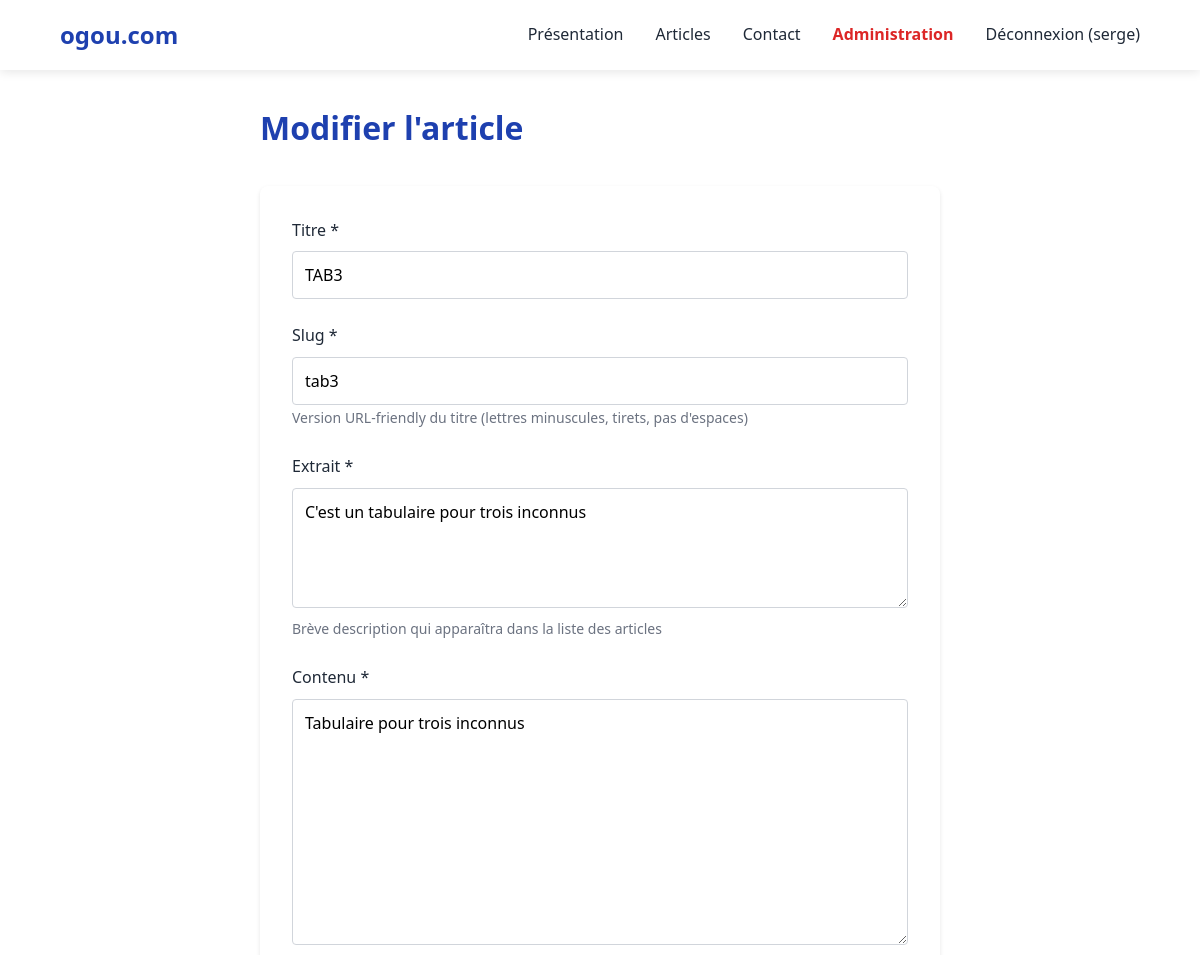
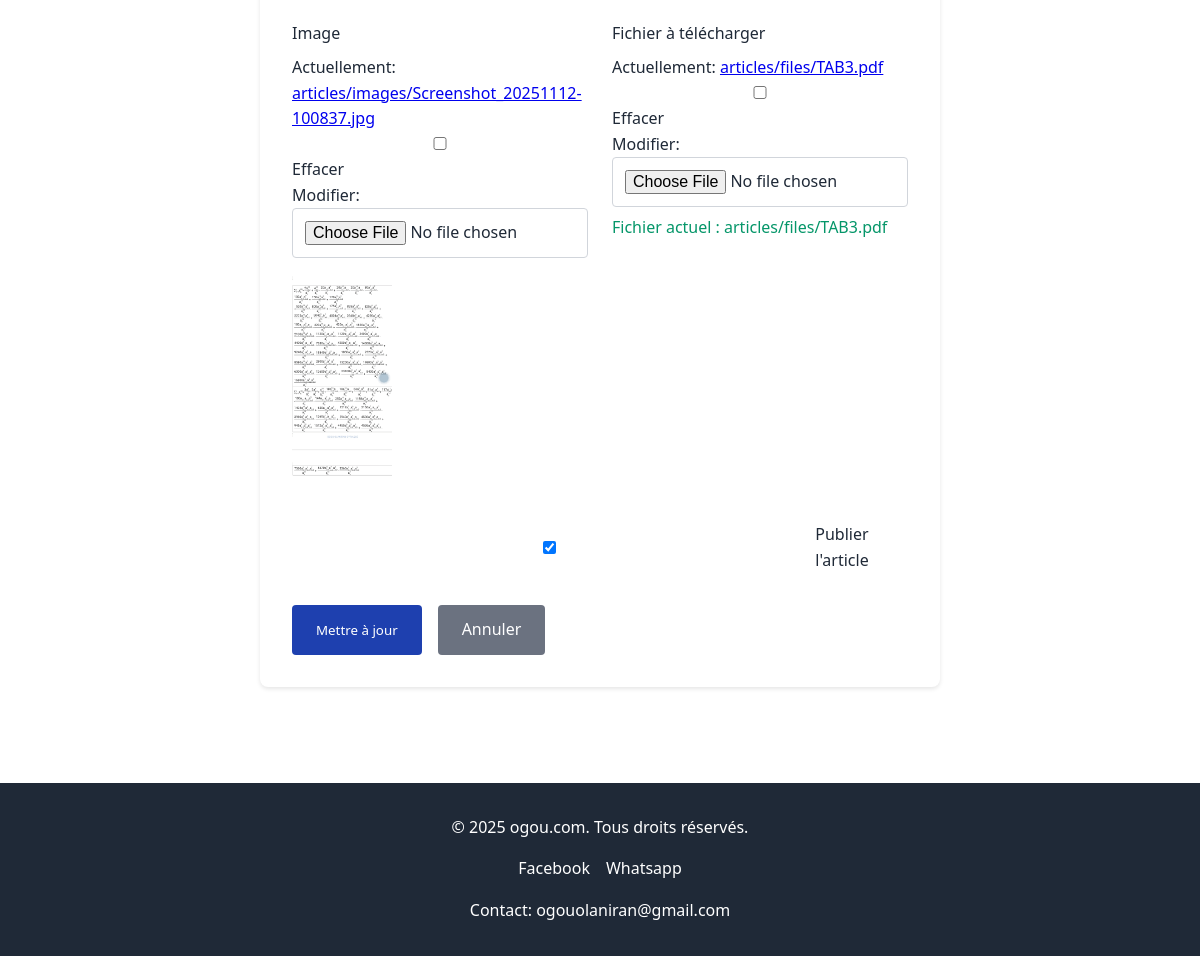
/dashboard/article/10/edit/ (signed in), run on the app's committed database (2 pictures, top to bottom).
### blog/models.py (models this page shows, shortened)
class Article(models.Model):
    title = models.CharField(max_length=200, verbose_name="Titre")
    slug = models.SlugField(unique=True)
    content = models.TextField(verbose_name="Contenu")
    excerpt = models.TextField(max_length=500, verbose_name="Extrait")
    image = models.ImageField(upload_to='articles/images/', blank=True, null=True, verbose_name="Image")
    file = models.FileField(upload_to='articles/files/', blank=True, null=True, verbose_name="Fichier à télécharger")
    created_at = models.DateTimeField(auto_now_add=True, verbose_name="Date de création")
    updated_at = models.DateTimeField(auto_now=True, verbose_name="Date de modification")
    is_published = models.BooleanField(default=True, verbose_name="Publié")
    class Meta:
        verbose_name = "Article"
        verbose_name_plural = "Articles"
        ordering = ['-created_at']

### blog/views.py (the view)
# urls.py: path('dashboard/article/<int:article_id>/edit/', views.admin_article_edit, name='admin_article_edit'),
@login_required
def admin_article_edit(request, article_id):
    article = get_object_or_404(Article, id=article_id)
    if request.method == 'POST':
        form = ArticleForm(request.POST, request.FILES, instance=article)
        if form.is_valid():
            form.save()
            messages.success(request, "Article modifié avec succès!")
            return redirect('admin_dashboard')
    else:
        form = ArticleForm(instance=article)
    context = {'form': form, 'article': article}
    return render(request, 'blog/admin/article_form.html', context)

### blog/forms.py
class ArticleForm(forms.ModelForm):
    class Meta:
        model = Article
        fields = ['title', 'slug', 'content', 'excerpt', 'image', 'file', 'is_published']
        widgets = {
            'title': forms.TextInput(attrs={'class': 'form-control'}),
            'slug': forms.TextInput(attrs={'class': 'form-control'}),
            'content': forms.Textarea(attrs={'class': 'form-control', 'rows': 10}),
            'excerpt': forms.Textarea(attrs={'class': 'form-control', 'rows': 3}),
        }

### blog/templates/blog/admin/article_form.html (shortened to what this page needs)
{% extends 'base.html' %}
{% load static %}
{% block content %}
<div style="max-width: 800px; margin: 0 auto; padding: 2rem 5%;">
    <h1 style="color: #1e40af; margin-bottom: 2rem;">
        {% if article %}Modifier l'article{% else %}Créer un nouvel article{% endif %}
    </h1>
    <div style="background: white; padding: 2rem; border-radius: 8px; box-shadow: 0 2px 4px rgba(0,0,0,0.1);">
        <form method="POST" enctype="multipart/form-data">
            <div style="margin-bottom: 1.5rem;">
                <label style="display: block; margin-bottom: 0.5rem; font-weight: 500;">Titre *</label>
                {{ form.title }}
            </div>
            <div style="margin-bottom: 1.5rem;">
                <label style="display: block; margin-bottom: 0.5rem; font-weight: 500;">Slug *</label>
                {{ form.slug }}
                <small style="color: #6b7280; font-size: 0.875rem;">
                    Version URL-friendly du titre (lettres minuscules, tirets, pas d'espaces)
                </small>
            </div>
            <div style="margin-bottom: 1.5rem;">
                <label style="display: block; margin-bottom: 0.5rem; font-weight: 500;">Extrait *</label>
                {{ form.excerpt }}
                <small style="color: #6b7280; font-size: 0.875rem;">
                    Brève description qui apparaîtra dans la liste des articles
                </small>
            </div>
            <div style="margin-bottom: 1.5rem;">
                <label style="display: block; margin-bottom: 0.5rem; font-weight: 500;">Contenu *</label>
                {{ form.content }}
            </div>
            <div style="display: grid; grid-template-columns: 1fr 1fr; gap: 1.5rem; margin-bottom: 1.5rem;">
                <div>
                    <label style="display: block; margin-bottom: 0.5rem; font-weight: 500;">Image</label>
                    {{ form.image }}
                    {% if article and article.image %}
                    <div style="margin-top: 0.5rem;">
                        <img src="{{ article.image.url }}" alt="Image actuelle" style="max-width: 100px; border-radius: 4px;">
                    </div>
                    {% endif %}
                </div>
                <div>
                    <label style="display: block; margin-bottom: 0.5rem; font-weight: 500;">Fichier à télécharger</label>
                    {{ form.file }}
                    {% if article and article.file %}
                    <div style="margin-top: 0.5rem;">
                        <span style="color: #059669;">Fichier actuel : {{ article.file.name }}</span>
                    </div>
                    {% endif %}
                </div>
            </div>
            <div style="margin-bottom: 2rem;">
                <label style="display: flex; align-items: center; gap: 0.5rem;">
                    {{ form.is_published }}
                    <span style="font-weight: 500;">Publier l'article</span>
                </label>
            </div>
            <div style="display: flex; gap: 1rem;">
                <button type="submit" style="background-color: #1e40af; color: white; border: none; padding: 0.75rem 1.5rem; border-radius: 4px; cursor: pointer; font-weight: 500;">
                    {% if article %}Mettre à jour{% else %}Créer l'article{% endif %}
                </button>
                <a href="{% url 'admin_dashboard' %}" style="background-color: #6b7280; color: white; padding: 0.75rem 1.5rem; border-radius: 4px; text-decoration: none; font-weight: 500;">
                    Annuler
                </a>
            </div>
        </form>
    </div>
</div>
{% endblock %}

### blog/templates/base.html (shortened to what this page needs)
<!DOCTYPE html>
{% load static %}
<html lang="fr">
<head>
</head>
<body>
    <header>
        <nav>
            <div class="logo">
                <a href="{% url 'home' %}" style="text-decoration: none; color: inherit;">ogou.com</a>
            </div>
<ul class="nav-links">
    <li><a href="{% url 'home' %}#presentation">Présentation</a></li>
    <li><a href="{% url 'article_list' %}">Articles</a></li>
    <li><a href="{% url 'contact' %}">Contact</a></li>
    {% if user.is_authenticated and user.is_staff %}
        <li><a href="{% url 'admin_dashboard' %}" style="color: #dc2626; font-weight: bold;">Administration</a></li>
        <li>
            <form method="POST" action="{% url 'logout' %}" style="display: inline;">
                <button type="submit" style="background: none; border: none; color: #1f2937; cursor: pointer; font: inherit;">
                    Déconnexion ({{ user.username }})
                </button>
            </form>
        </li>
    {% else %}
        <li><a href="{% url 'login' %}">Connexion admin</a></li>
    {% endif %}
</ul>
        </nav>
    </header>
    <main>
        {% block content %}
        {% endblock %}
    </main>
    <footer id="contact">
        <div class="footer-content">
            <p>&copy; 2025 ogou.com. Tous droits réservés.</p>
            <div class="social-links">
                <a href="#">Facebook</a>
                <a href="https://wa.me/22968921436" target="_blank">Whatsapp</a>
            </div>
            <p>Contact: ogouolaniran@gmail.com</p>
        </div>
    </footer>
</body>
</html>

### blog/templates/base.html (style rules this page uses)
:root { --blue: #1e40af; --light-blue: #3b82f6; --white: #ffffff; --black: #1f2937; --red: #dc2626; --light-gray: #f3f4f6; --gray: #9ca3af; }
* { margin: 0; padding: 0; box-sizing: border-box; font-family: 'Segoe UI', Tahoma, Geneva, Verdana, sans-serif; }
body { background-color: var(--white); color: var(--black); line-height: 1.6; }
header { background-color: var(--white); box-shadow: 0 2px 10px rgba(0, 0, 0, 0.1); position: sticky; top: 0; z-index: 100; }
nav { display: flex; justify-content: space-between; align-items: center; padding: 1rem 5%; max-width: 1200px; margin: 0 auto; }
.logo { font-size: 1.5rem; font-weight: bold; color: var(--blue); }
.nav-links { display: flex; list-style: none; }
.nav-links li { margin-left: 2rem; }
.nav-links a { text-decoration: none; color: var(--black); font-weight: 500; transition: color 0.3s; }
footer { background-color: var(--black); color: var(--white); padding: 2rem 5%; text-align: center; margin-top: 4rem; }
.footer-content { max-width: 1200px; margin: 0 auto; }
.social-links { display: flex; justify-content: center; gap: 1rem; margin: 1rem 0; }
.social-links a { color: var(--white); text-decoration: none; transition: color 0.3s; }

### blog/templates/blog/admin/article_form.html (style rules this page uses)
input, textarea, select { width: 100%; padding: 0.75rem; border: 1px solid #d1d5db; border-radius: 4px; font-size: 1rem; }
textarea { resize: vertical; min-height: 120px; }

### data on the page
Article: title "TAB3", slug "tab3", excerpt "C'est un tabulaire pour trois inconnus", content "Tabulaire pour trois inconnus", image (picture), file.name "articles/files/TAB3.pdf", is_published "☑"

### other printed values
{{ user.username }} "serge"
